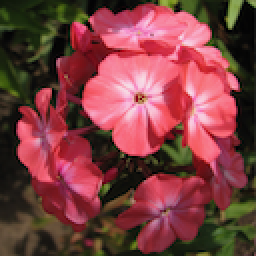
#> input picture bunga/0001.png, 128 x 128 px, found by its file name (shown 2 times larger)
$ jupyter execute ip_thresholding.ipynb
#> lines starting #> are read from the running program, lines starting #| are printed output that depends on the picture; after the words box and inside, x2 and y2 are one past the last pixel; in counts of white or black regions, pixels touching at a corner belong together
<a href="https://colab.research.google.com/github/robbi621/temu_kembali_citra/blob/main/image_processing/ip_thresholding.ipynb" target="_parent"></a>

[cell 1]
from google.colab import drive
drive.mount('/content/drive')

[cell 2]
# import the necessary packages
import matplotlib.pyplot as plt
import cv2

[cell 3]
def plt_imshow(title, image):
    # convert the image frame BGR to RGB color space and display it
    if len(image.shape) == 3:
        image = cv2.cvtColor(image, cv2.COLOR_BGR2RGB)
    plt.imshow(image)
    plt.title(title)
    plt.grid(False)
    plt.show()

[cell 4]
# # construct the argument parser and parse the arguments
# ap = argparse.ArgumentParser()
# ap.add_argument("-i", "--image", type=str, required=True,
# 	help="path to input image")
# args = vars(ap.parse_args())

# since we are using Jupyter Notebooks we can replace our argument
# parsing code with *hard coded* arguments and values
args = {
    "image": "/content/drive/MyDrive/TKC/0001.png"
}

[cell 5]
# load the image and display it
image = cv2.imread(args["image"])
#> image is the input picture: shape (128, 128, 3); mean B, G, R 64.3, 63.1, 124
plt_imshow("Image", image)

[cell 6]
# convert the image to grayscale and blur it slightly
gray = cv2.cvtColor(image, cv2.COLOR_BGR2GRAY)
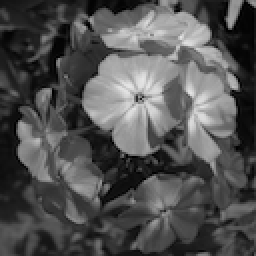
#> gray: shape (128, 128) (shown 2 times larger); min 0, max 229, mean 81.4
blurred = cv2.GaussianBlur(gray, (7, 7), 0)
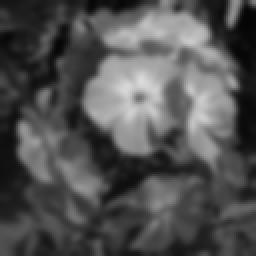
#> blurred: shape (128, 128) (shown 2 times larger); min 5, max 219, mean 81.4

[cell 7]
# apply basic thresholding -- the first parameter is the image
# we want to threshold, the second value is is our threshold
# check; if a pixel value is greater than our threshold (in this
# case, 200), we set it to be *black, otherwise it is *white*
(T, threshInv) = cv2.threshold(blurred, 200, 255,
	cv2.THRESH_BINARY_INV)
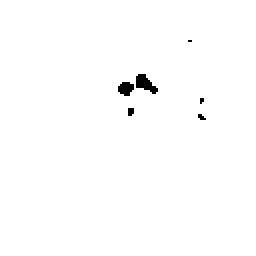
#> threshInv: shape (128, 128) (shown 2 times larger); 99.2% white; 6 black regions (4 under 20 px), largest, box (x1, y1, x2, y2) and area: (68, 37, 79, 47) 61, (59, 41, 67, 48) 42
plt_imshow("Threshold Binary Inverse", threshInv)

[cell 8]
# using normal thresholding (rather than inverse thresholding)
(T, thresh) = cv2.threshold(blurred, 200, 255, cv2.THRESH_BINARY)
plt_imshow("Threshold Binary", thresh)

[cell 9]
# visualize only the masked regions in the image
masked = cv2.bitwise_and(image, image, mask=threshInv)
plt_imshow("Output", masked)

Implementing Otsu thresholding with OpenCV

[cell 10]
# apply Otsu's automatic thresholding which automatically determines
# the best threshold value
(T, threshInv) = cv2.threshold(blurred, 0, 255,
	cv2.THRESH_BINARY_INV | cv2.THRESH_OTSU)
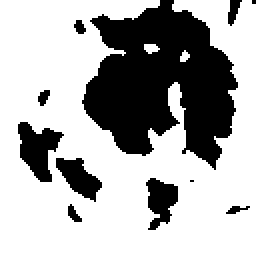
#> threshInv: shape (128, 128) (shown 2 times larger); 68.5% white; 11 black regions (2 under 20 px), largest, box (x1, y1, x2, y2) and area: (41, 0, 119, 85) 4070, (9, 61, 32, 91) 384, (28, 79, 51, 101) 266
#> T = 98
plt_imshow("Threshold", threshInv)
print("[INFO] otsu's thresholding value: {}".format(T))
#| [INFO] otsu's thresholding value: 98.0

[cell 11]
# visualize only the masked regions in the image
masked = cv2.bitwise_and(image, image, mask=threshInv)
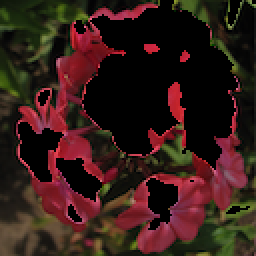
#> masked: shape (128, 128, 3) (shown 2 times larger); mean B, G, R 23.3, 28.3, 52.4
plt_imshow("Output", masked)

$ run again, with bunga/0002.png copied over bunga/0001.png
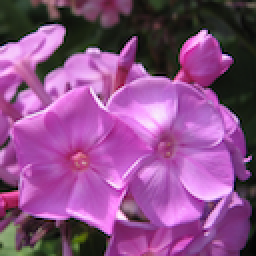
#> input picture bunga/0002.png, 128 x 128 px, found by its file name (shown 2 times larger)
#> image is the input picture: shape (128, 128, 3); mean B, G, R 135.1, 78.9, 139.8
#> `(T, threshInv) = cv2.threshold(blurred, 200, 255, cv2.THRESH_BINARY_INV)`:
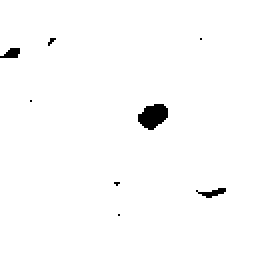
#> threshInv: shape (128, 128) (shown 2 times larger); 98.6% white; 8 black regions (5 under 20 px), largest, box (x1, y1, x2, y2) and area: (69, 52, 84, 65) 137, (98, 94, 113, 99) 36, (0, 24, 10, 29) 34
#> T = 92
#| [INFO] otsu's thresholding value: 92.0
#> `masked = cv2.bitwise_and(image, image, mask=threshInv)`:
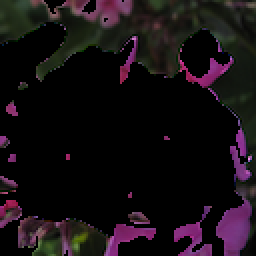
#> masked: shape (128, 128, 3) (shown 2 times larger); mean B, G, R 18.2, 14.8, 21.4

$ run again, with bunga/0003.png copied over bunga/0001.png
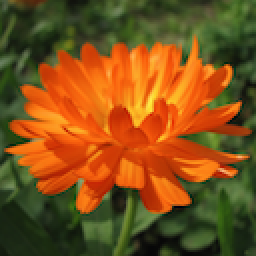
#> input picture bunga/0003.png, 128 x 128 px, found by its file name (shown 2 times larger)
#> image is the input picture: shape (128, 128, 3); mean B, G, R 26.1, 80.8, 126.9
#> thresh: shape (128, 128); every value is 0
#> `(T, threshInv) = cv2.threshold(blurred, 0, 255, cv2.THRESH_BINARY_INV ..`:
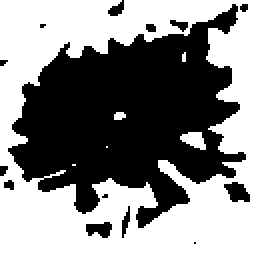
#> threshInv: shape (128, 128) (shown 2 times larger); 53.3% white; 14 black regions (8 under 20 px), largest, box (x1, y1, x2, y2) and area: (4, 2, 123, 114) 7301, (112, 91, 125, 101) 88, (43, 111, 56, 119) 73, (54, 0, 62, 8) 37, (61, 103, 65, 119) 34, (85, 10, 94, 16) 29
#> T = 90
#| [INFO] otsu's thresholding value: 90.0
#> `masked = cv2.bitwise_and(image, image, mask=threshInv)`:
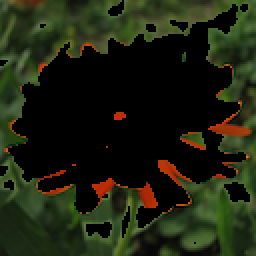
#> masked: shape (128, 128, 3) (shown 2 times larger); mean B, G, R 15.6, 34.2, 29.6
